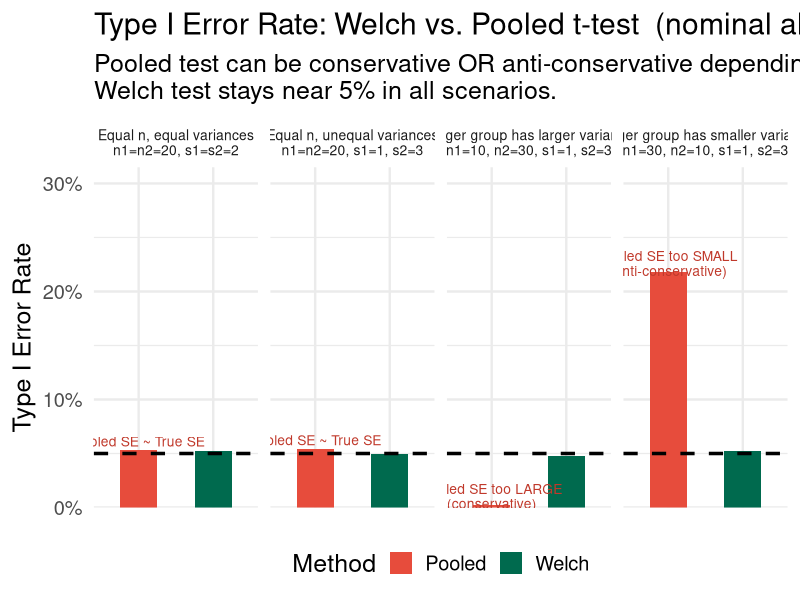
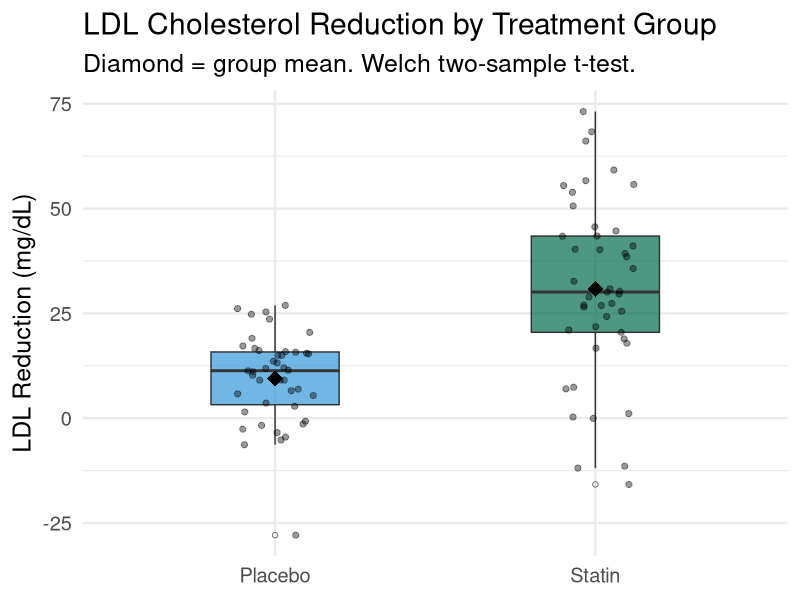
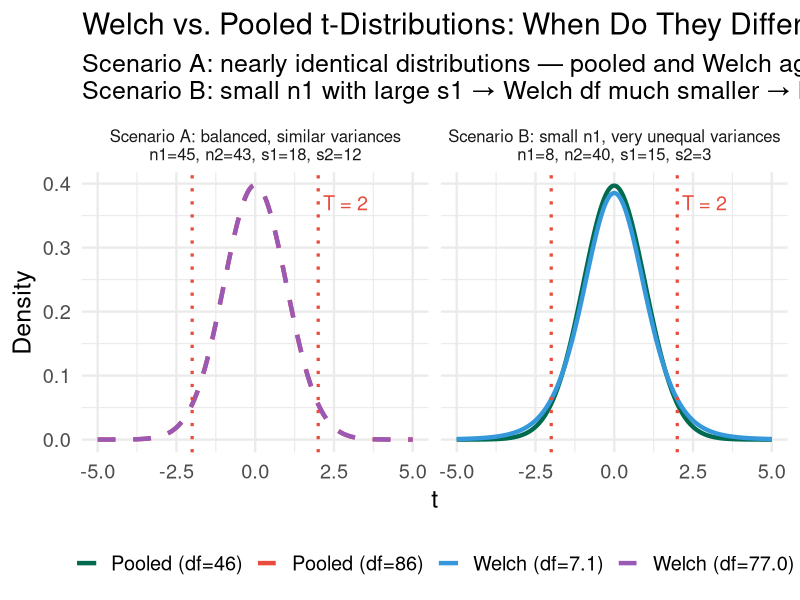
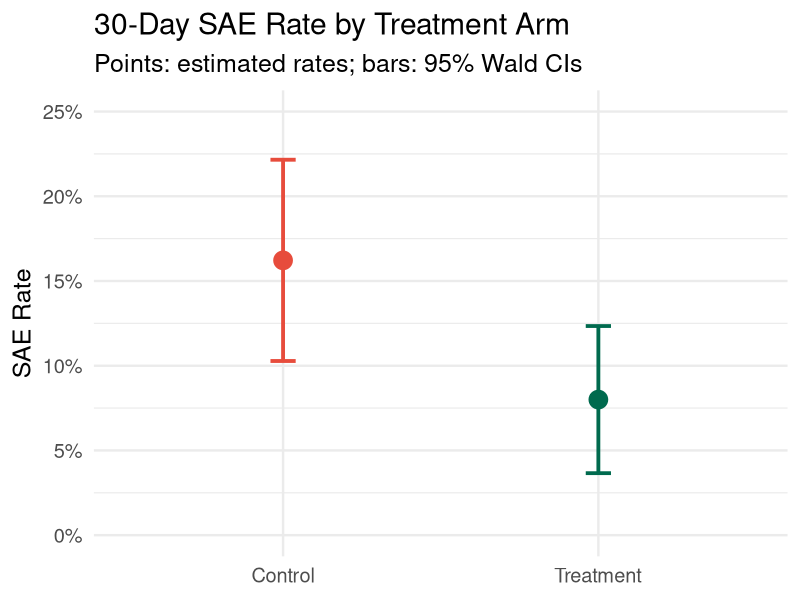
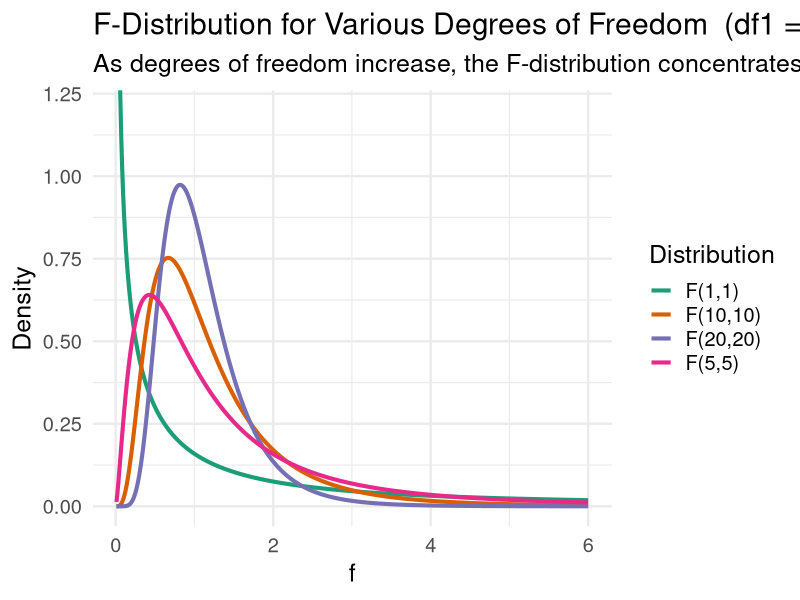
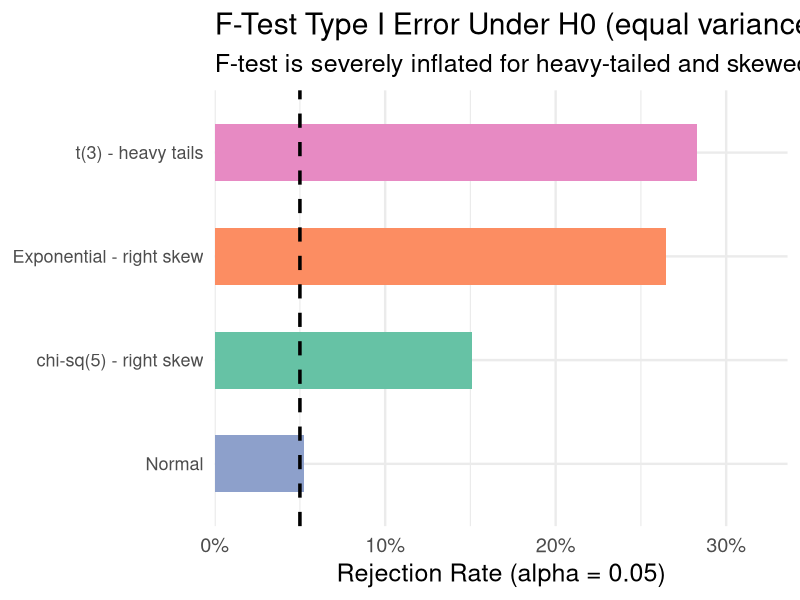
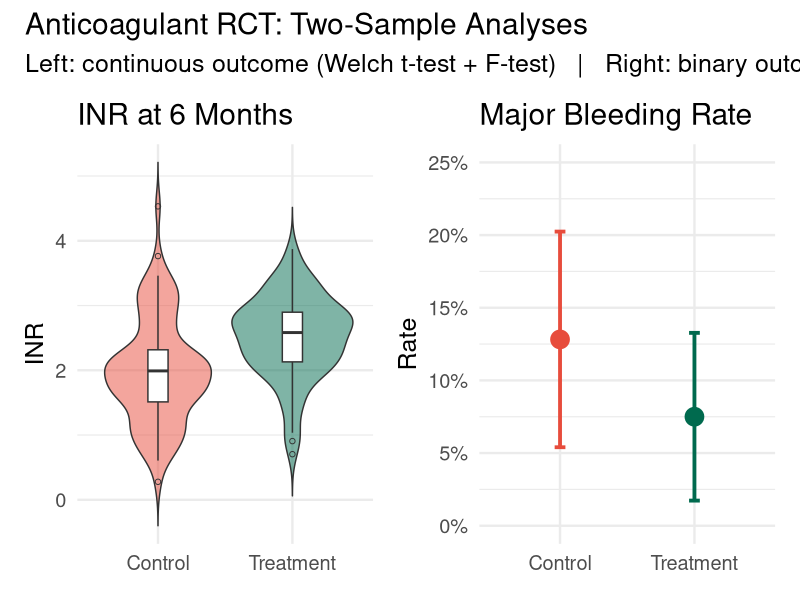

The R script that drew these images, in order:
## ---- chunk 1
#| label: setup
#| include: false
library(tidyverse)
library(broom)
library(patchwork)
set.seed(551)
theme_set(theme_minimal(base_size = 18))
## ---- chunk 2
#| echo: true
#| code-fold: false

xbar1 <- 28.4; xbar2 <- 22.1
sigma1 <- 6;   sigma2 <- 5
n1 <- 30;      n2 <- 35

se_diff <- sqrt(sigma1^2/n1 + sigma2^2/n2)
z_obs   <- (xbar1 - xbar2) / se_diff
p_value <- pnorm(z_obs, lower.tail = FALSE)  # one-sided

z_crit <- qnorm(0.975)
ci_lo  <- (xbar1 - xbar2) - z_crit * se_diff
ci_hi  <- (xbar1 - xbar2) + z_crit * se_diff

cat("SE:", round(se_diff, 3), "| Z:", round(z_obs, 3),
    "| One-sided p:", round(p_value, 5), "\n")
cat("95% CI for mu1 - mu2: (", round(ci_lo, 2), ",", round(ci_hi, 2), ")\n")
## ---- chunk 3
#| echo: true
#| code-fold: true
#| fig-height: 7
#| fig-width: 16

set.seed(551)
sim_ttest <- function(n1, n2, sigma1, sigma2, B = 3000) {
  map_dfr(1:B, function(i) {
    x1 <- rnorm(n1, mean = 0, sd = sigma1)
    x2 <- rnorm(n2, mean = 0, sd = sigma2)
    tibble(
      p_welch  = t.test(x1, x2, var.equal = FALSE)$p.value,
      p_pooled = t.test(x1, x2, var.equal = TRUE)$p.value
    )
  })
}

# Compute true SE and pooled-approx SE for annotation
true_se   <- function(n1, n2, s1, s2) sqrt(s1^2/n1 + s2^2/n2)
pooled_se <- function(n1, n2, s1, s2) {
  sp <- sqrt(((n1-1)*s1^2 + (n2-1)*s2^2) / (n1+n2-2))
  sp * sqrt(1/n1 + 1/n2)
}

scenarios <- tibble(
  n1     = c(20, 20, 10, 30),
  n2     = c(20, 20, 30, 10),
  sigma1 = c( 2,  1,  1,  1),
  sigma2 = c( 2,  3,  3,  3),
  label  = c(
    "Equal n, equal variances\nn1=n2=20, s1=s2=2",
    "Equal n, unequal variances\nn1=n2=20, s1=1, s2=3",
    "Larger group has larger variance\nn1=10, n2=30, s1=1, s2=3",
    "Larger group has smaller variance\nn1=30, n2=10, s1=1, s2=3"
  )
)

results <- pmap_dfr(scenarios, function(n1, n2, sigma1, sigma2, label) {
  sim_ttest(n1, n2, sigma1, sigma2) |>
    summarise(Welch  = mean(p_welch  < 0.05),
              Pooled = mean(p_pooled < 0.05)) |>
    mutate(
      Scenario  = label,
      true_se   = true_se(n1, n2, sigma1, sigma2),
      pooled_se = pooled_se(n1, n2, sigma1, sigma2),
      se_bias   = case_when(
        abs(pooled_se - true_se) < 0.02 ~ "Pooled SE ~ True SE",
        pooled_se > true_se             ~ "Pooled SE too LARGE\n(conservative)",
        TRUE                            ~ "Pooled SE too SMALL\n(anti-conservative)"
      )
    )
})

# Annotation data: only label the pooled bar
pooled_annot <- results |>
  select(Scenario, se_bias) |>
  mutate(Test = "Pooled", x_pos = 1)

plot_data <- results |>
  pivot_longer(c(Welch, Pooled), names_to = "Test", values_to = "TypeI")

ggplot(plot_data, aes(x = Test, y = TypeI, fill = Test)) +
  geom_col(width = 0.5) +
  geom_hline(yintercept = 0.05, linetype = "dashed", linewidth = 1.2) +
  geom_text(
    data = filter(plot_data, Test == "Pooled"),
    aes(label = se_bias, y = TypeI + 0.008),
    color = "#c0392b", size = 3.5, lineheight = 0.9
  ) +
  scale_fill_manual(values = c("Welch" = "#006a4e", "Pooled" = "#e74c3c")) +
  scale_y_continuous(labels = scales::percent, limits = c(0, 0.30),
                     expand = expansion(mult = c(0, 0.05))) +
  facet_wrap(~Scenario, nrow = 1) +
  labs(
    title    = "Type I Error Rate: Welch vs. Pooled t-test  (nominal alpha = 5%)",
    subtitle = paste0(
      "Pooled test can be conservative OR anti-conservative depending on which group has the larger variance.\n",
      "Welch test stays near 5% in all scenarios."
    ),
    x = NULL, y = "Type I Error Rate", fill = "Method"
  ) +
  theme(legend.position = "bottom",
        strip.text    = element_text(size = 10),
        axis.text.x   = element_blank(),
        axis.ticks.x  = element_blank())
## ---- chunk 4
#| echo: true
#| code-fold: false

set.seed(42)
ldl_drug    <- rnorm(45, mean = 32, sd = 18)
ldl_placebo <- rnorm(43, mean =  8, sd = 12)

# Welch t-test (R default)
result_welch <- t.test(ldl_drug, ldl_placebo,
                       alternative = "two.sided", conf.level = 0.95)
tidy(result_welch)
## ---- chunk 5
#| echo: true
#| code-fold: false

# Store for use below
ci_result <- result_welch
cat("Welch df:", round(ci_result$parameter, 1), "\n")
cat("Mean difference:", round(diff(rev(ci_result$estimate)), 2), "mg/dL\n")
cat("95% CI: (", round(ci_result$conf.int[1], 2), ",",
                  round(ci_result$conf.int[2], 2), ")\n")
## ---- chunk 6
#| echo: true
#| code-fold: true
#| fig-height: 6
#| fig-width: 11

tibble(
  reduction = c(ldl_drug, ldl_placebo),
  group     = rep(c("Statin", "Placebo"), c(45, 43))
) |>
  ggplot(aes(x = group, y = reduction, fill = group)) +
  geom_boxplot(alpha = 0.7, width = 0.4, outlier.shape = 1) +
  geom_jitter(width = 0.12, alpha = 0.4, size = 1.8) +
  stat_summary(fun = mean, geom = "point", shape = 18,
               size = 5, color = "black") +
  scale_fill_manual(values = c("Statin" = "#006a4e", "Placebo" = "#3498db")) +
  labs(title = "LDL Cholesterol Reduction by Treatment Group",
       subtitle = "Diamond = group mean. Welch two-sample t-test.",
       x = NULL, y = "LDL Reduction (mg/dL)", fill = NULL) +
  theme(legend.position = "none")
## ---- chunk 7
#| echo: true
#| code-fold: false

n1 <- 12; xbar1 <- 140.2; s1 <- 14.3
n2 <- 10; xbar2 <- 128.7; s2 <- 13.8

sp2 <- ((n1-1)*s1^2 + (n2-1)*s2^2) / (n1 + n2 - 2)
sp  <- sqrt(sp2)

t_obs <- (xbar1 - xbar2) / (sp * sqrt(1/n1 + 1/n2))
df    <- n1 + n2 - 2
p_val <- 2 * pt(abs(t_obs), df = df, lower.tail = FALSE)
t_crit <- qt(0.975, df = df)
margin <- t_crit * sp * sqrt(1/n1 + 1/n2)

cat(sprintf("Sp = %.2f,  df = %d\n", sp, df))
cat(sprintf("T_obs = %.3f,  p-value = %.4f\n", t_obs, p_val))
cat(sprintf("95%% CI: (%.2f, %.2f)\n",
            xbar1 - xbar2 - margin, xbar1 - xbar2 + margin))
## ---- chunk 8
#| echo: true
#| code-fold: true
#| fig-height: 6.5
#| fig-width: 16

# Scenario A: similar n and similar s (Welch ~ Pooled)
nA1 <- 45; nA2 <- 43; sA1 <- 18; sA2 <- 12
nuA_welch  <- (sA1^2/nA1 + sA2^2/nA2)^2 /
              ((sA1^2/nA1)^2/(nA1-1) + (sA2^2/nA2)^2/(nA2-1))
nuA_pooled <- nA1 + nA2 - 2

# Scenario B: very unequal n and s (Welch << Pooled)
nB1 <- 8;  nB2 <- 40; sB1 <- 15; sB2 <- 3
nuB_welch  <- (sB1^2/nB1 + sB2^2/nB2)^2 /
              ((sB1^2/nB1)^2/(nB1-1) + (sB2^2/nB2)^2/(nB2-1))
nuB_pooled <- nB1 + nB2 - 2

t_grid <- seq(-5, 5, length.out = 600)

make_df <- function(nu_w, nu_p, label) {
  bind_rows(
    tibble(t = t_grid,
           density = dt(t_grid, df = nu_w),
           Method  = sprintf("Welch (df=%.1f)", nu_w)),
    tibble(t = t_grid,
           density = dt(t_grid, df = nu_p),
           Method  = sprintf("Pooled (df=%d)", nu_p))
  ) |> mutate(Scenario = label)
}

df_both <- bind_rows(
  make_df(nuA_welch, nuA_pooled,
          sprintf("Scenario A: balanced, similar variances\nn1=%d, n2=%d, s1=%.0f, s2=%.0f",
                  nA1, nA2, sA1, sA2)),
  make_df(nuB_welch, nuB_pooled,
          sprintf("Scenario B: small n1, very unequal variances\nn1=%d, n2=%d, s1=%.0f, s2=%.0f",
                  nB1, nB2, sB1, sB2))
)

# Show T_obs = 2 in each panel (representative value in rejection region)
t_ref <- 2.0

ggplot(df_both, aes(x = t, y = density, color = Method, linetype = Method)) +
  geom_line(linewidth = 1.5) +
  geom_vline(xintercept = c(-t_ref, t_ref), color = "#e74c3c",
             linewidth = 1.1, linetype = "dotted") +
  annotate("text", x = t_ref + 0.15, y = 0.37,
           label = paste0("T = ", t_ref),
           color = "#e74c3c", size = 5, hjust = 0) +
  facet_wrap(~Scenario) +
  scale_color_manual(values    = c("#006a4e", "#e74c3c",
                                   "#3498db", "#9b59b6")) +
  scale_linetype_manual(values = c("solid", "dashed",
                                   "solid", "dashed")) +
  labs(
    title    = "Welch vs. Pooled t-Distributions: When Do They Differ?",
    subtitle = paste0("Scenario A: nearly identical distributions — pooled and Welch agree.\n",
                      "Scenario B: small n1 with large s1 → Welch df much smaller → heavier tails → larger p-values"),
    x = "t", y = "Density", color = NULL, linetype = NULL
  ) +
  theme(legend.position = "bottom",
        strip.text = element_text(size = 12))
## ---- chunk 9
#| echo: true
#| code-fold: false

# Detect 10 mmHg SBP difference; sigma = 15; 90% power; alpha = 0.05
sigma <- 15; delta <- 10; alpha <- 0.05; power <- 0.90

n_approx <- ceiling(2 * sigma^2 * (qnorm(1-alpha/2) + qnorm(power))^2 / delta^2)
cat("Formula approximation, n per arm:", n_approx, "\n\n")

power.t.test(delta = delta, sd = sigma, sig.level = alpha,
             power = power, type = "two.sample", alternative = "two.sided")
## ---- chunk 10
#| echo: true
#| code-fold: false

n1 <- 150; y1 <- 12
n2 <- 148; y2 <- 24

p1_hat <- y1/n1; p2_hat <- y2/n2
p_pool <- (y1 + y2) / (n1 + n2)

# Test (pooled SE)
se_pool <- sqrt(p_pool*(1-p_pool)*(1/n1 + 1/n2))
z_stat  <- (p1_hat - p2_hat) / se_pool
p_val   <- 2 * pnorm(abs(z_stat), lower.tail = FALSE)

# 95% CI (unpooled SE)
se_ci <- sqrt(p1_hat*(1-p1_hat)/n1 + p2_hat*(1-p2_hat)/n2)
ci    <- (p1_hat - p2_hat) + c(-1, 1) * qnorm(0.975) * se_ci

cat(sprintf("p1_hat = %.4f | p2_hat = %.4f | pooled p = %.4f\n",
            p1_hat, p2_hat, p_pool))
cat(sprintf("Z = %.3f | p-value = %.4f\n", z_stat, p_val))
cat(sprintf("95%% CI for p1-p2: (%.4f, %.4f)\n", ci[1], ci[2]))
## ---- chunk 11
#| echo: true
#| code-fold: false

prop.test(c(y1, y2), c(n1, n2), correct = FALSE) |> tidy()
## ---- chunk 12
#| echo: true
#| code-fold: true
#| fig-height: 4.5
#| fig-width: 9

tribble(
  ~Group,       ~rate,   ~n,
  "Treatment",  p1_hat,  n1,
  "Control",    p2_hat,  n2
) |>
  mutate(
    se = sqrt(rate*(1-rate)/n),
    lo = rate - qnorm(0.975)*se,
    hi = rate + qnorm(0.975)*se
  ) |>
  ggplot(aes(x = Group, y = rate, color = Group)) +
  geom_point(size = 6) +
  geom_errorbar(aes(ymin = lo, ymax = hi), width = 0.08, linewidth = 1.3) +
  scale_color_manual(values = c("Treatment" = "#006a4e", "Control" = "#e74c3c")) +
  scale_y_continuous(labels = scales::percent, limits = c(0, 0.25)) +
  labs(title = "30-Day SAE Rate by Treatment Arm",
       subtitle = "Points: estimated rates; bars: 95% Wald CIs",
       x = NULL, y = "SAE Rate") +
  theme(legend.position = "none")
## ---- chunk 13
#| echo: true
#| code-fold: false

RR <- p1_hat / p2_hat
OR <- (p1_hat/(1-p1_hat)) / (p2_hat/(1-p2_hat))

# Delta-method SE on log scale
se_logRR <- sqrt(1/y1 - 1/n1 + 1/y2 - 1/n2)
se_logOR <- sqrt(1/y1 + 1/(n1-y1) + 1/y2 + 1/(n2-y2))

cat(sprintf("RR = %.3f  (95%% CI: %.3f, %.3f)\n",
    RR, exp(log(RR) - 1.96*se_logRR), exp(log(RR) + 1.96*se_logRR)))
cat(sprintf("OR = %.3f  (95%% CI: %.3f, %.3f)\n",
    OR, exp(log(OR) - 1.96*se_logOR), exp(log(OR) + 1.96*se_logOR)))
## ---- chunk 14
#| echo: true
#| code-fold: true
#| fig-height: 6.5
#| fig-width: 13

x_f <- seq(0.01, 6, length.out = 500)

expand_grid(
  x   = x_f,
  df1 = c(1, 5, 10, 20)
) |>
  mutate(
    density = df(x, df1 = df1, df2 = df1),
    label   = paste0("F(", df1, ",", df1, ")")
  ) |>
  ggplot(aes(x = x, y = density, color = label)) +
  geom_line(linewidth = 1.4) +
  scale_color_brewer(palette = "Dark2") +
  coord_cartesian(ylim = c(0, 1.2)) +
  labs(
    title    = "F-Distribution for Various Degrees of Freedom  (df1 = df2)",
    subtitle = "As degrees of freedom increase, the F-distribution concentrates near 1",
    x        = "f",
    y        = "Density",
    color    = "Distribution"
  ) +
  theme(legend.position = "right")
## ---- chunk 15
#| echo: true
#| code-fold: false

n1 <- 16; s1 <- 0.38
n2 <- 21; s2 <- 0.22

f_stat <- s1^2 / s2^2
df1    <- n1 - 1; df2 <- n2 - 1

p_val  <- pf(f_stat, df1 = df1, df2 = df2, lower.tail = FALSE)

f_lo  <- qf(0.025, df1 = df1, df2 = df2)
f_hi  <- qf(0.975, df1 = df1, df2 = df2)
ci_lo <- f_stat / f_hi;   ci_hi <- f_stat / f_lo

cat(sprintf("F = %.3f  (df: %d, %d)  |  one-sided p = %.4f\n",
            f_stat, df1, df2, p_val))
cat(sprintf("95%% CI for sigma1^2/sigma2^2: (%.3f, %.3f)\n", ci_lo, ci_hi))
## ---- chunk 16
#| echo: true
#| code-fold: false

set.seed(551)
lab1 <- rnorm(16, mean = 4.2, sd = 0.38)
lab2 <- rnorm(21, mean = 4.2, sd = 0.22)

var.test(lab1, lab2, alternative = "greater") |> tidy()
## ---- chunk 17
#| echo: true
#| code-fold: true
#| fig-height: 6
#| fig-width: 13

set.seed(551)
B <- 3000

sim_ftest <- function(dist_fn, n = 20) {
  map_dbl(1:B, function(i) {
    var.test(dist_fn(n), dist_fn(n))$p.value
  })
}

tibble(
  p_value = c(
    sim_ftest(function(n) rnorm(n)),
    sim_ftest(function(n) rt(n, df = 3)),
    sim_ftest(function(n) rexp(n)),
    sim_ftest(function(n) rchisq(n, df = 5))
  ),
  Distribution = rep(
    c("Normal", "t(3) - heavy tails",
      "Exponential - right skew", "chi-sq(5) - right skew"),
    each = B
  )
) |>
  group_by(Distribution) |>
  summarise(RejectionRate = mean(p_value < 0.05)) |>
  ggplot(aes(x = reorder(Distribution, RejectionRate),
             y = RejectionRate, fill = Distribution)) +
  geom_col(width = 0.55) +
  geom_hline(yintercept = 0.05, linetype = "dashed", linewidth = 1.2) +
  scale_fill_brewer(palette = "Set2") +
  scale_y_continuous(labels = scales::percent, limits = c(0, 0.32),
                     expand = expansion(mult = c(0, 0.05))) +
  labs(
    title    = "F-Test Type I Error Under H0 (equal variances) by Distribution Shape",
    subtitle = "F-test is severely inflated for heavy-tailed and skewed data. Nominal level = 5%.",
    x        = NULL,
    y        = "Rejection Rate (alpha = 0.05)",
    fill     = NULL
  ) +
  coord_flip() +
  theme(legend.position = "none",
        axis.text.y = element_text(size = 13))
## ---- chunk 18
#| echo: true
#| code-fold: true
#| fig-height: 7
#| fig-width: 15

set.seed(42)
n_treat <- 80; n_ctrl <- 78

inr_treat   <- rnorm(n_treat, mean = 2.5, sd = 0.6)
inr_ctrl    <- rnorm(n_ctrl,  mean = 2.1, sd = 0.9)
bleed_treat <- rbinom(n_treat, 1, 0.06)
bleed_ctrl  <- rbinom(n_ctrl,  1, 0.13)

welch_res <- t.test(inr_treat, inr_ctrl) |> tidy()
ftest_res <- var.test(inr_treat, inr_ctrl) |> tidy()
prop_res  <- prop.test(c(sum(bleed_treat), sum(bleed_ctrl)),
                        c(n_treat, n_ctrl), correct = FALSE) |> tidy()

p1 <- tibble(
  INR   = c(inr_treat, inr_ctrl),
  Group = rep(c("Treatment", "Control"), c(n_treat, n_ctrl))
) |>
  ggplot(aes(x = Group, y = INR, fill = Group)) +
  geom_violin(alpha = 0.5, trim = FALSE) +
  geom_boxplot(width = 0.15, fill = "white", outlier.shape = 1) +
  scale_fill_manual(values = c("Treatment"="#006a4e","Control"="#e74c3c")) +
  labs(title = "INR at 6 Months", x = NULL, y = "INR") +
  theme(legend.position = "none")

bleed_summ <- tibble(
  Group = c("Treatment","Control"),
  rate  = c(mean(bleed_treat), mean(bleed_ctrl)),
  n     = c(n_treat, n_ctrl)
) |>
  mutate(se = sqrt(rate*(1-rate)/n),
         lo = pmax(0, rate - qnorm(0.975)*se),
         hi = rate + qnorm(0.975)*se)

p2 <- bleed_summ |>
  ggplot(aes(x = Group, y = rate, color = Group)) +
  geom_point(size = 6) +
  geom_errorbar(aes(ymin = lo, ymax = hi), width = 0.08, linewidth = 1.3) +
  scale_color_manual(values = c("Treatment"="#006a4e","Control"="#e74c3c")) +
  scale_y_continuous(labels = scales::percent, limits = c(0, 0.25)) +
  labs(title = "Major Bleeding Rate", x = NULL, y = "Rate") +
  theme(legend.position = "none")

p1 + p2 +
  plot_annotation(
    title    = "Anticoagulant RCT: Two-Sample Analyses",
    subtitle = "Left: continuous outcome (Welch t-test + F-test)   |   Right: binary outcome (z-test for proportions)"
  )
## ---- chunk 19
#| echo: true
#| code-fold: false

cat("=== INR: Welch t-test ===\n")
cat(sprintf("Treatment mean: %.2f | Control mean: %.2f\n",
            mean(inr_treat), mean(inr_ctrl)))
cat(sprintf("Difference: %.2f  (95%% CI: %.2f, %.2f)  p = %.4f\n",
            welch_res$estimate, welch_res$conf.low,
            welch_res$conf.high, welch_res$p.value))

cat("\n=== INR: F-test for equal variances ===\n")
cat(sprintf("S_treat = %.2f | S_ctrl = %.2f | F = %.3f | p = %.4f\n",
            sd(inr_treat), sd(inr_ctrl),
            ftest_res$statistic, ftest_res$p.value))

cat("\n=== Bleeding Rate: Two-sample z-test ===\n")
cat(sprintf("Treatment: %.1f%%  |  Control: %.1f%%\n",
            100*mean(bleed_treat), 100*mean(bleed_ctrl)))
cat(sprintf("Difference: %.1f%%  (95%% CI: %.1f%%, %.1f%%)  p = %.4f\n",
            100*(prop_res$estimate1 - prop_res$estimate2),
            100*prop_res$conf.low, 100*prop_res$conf.high,
            prop_res$p.value))
